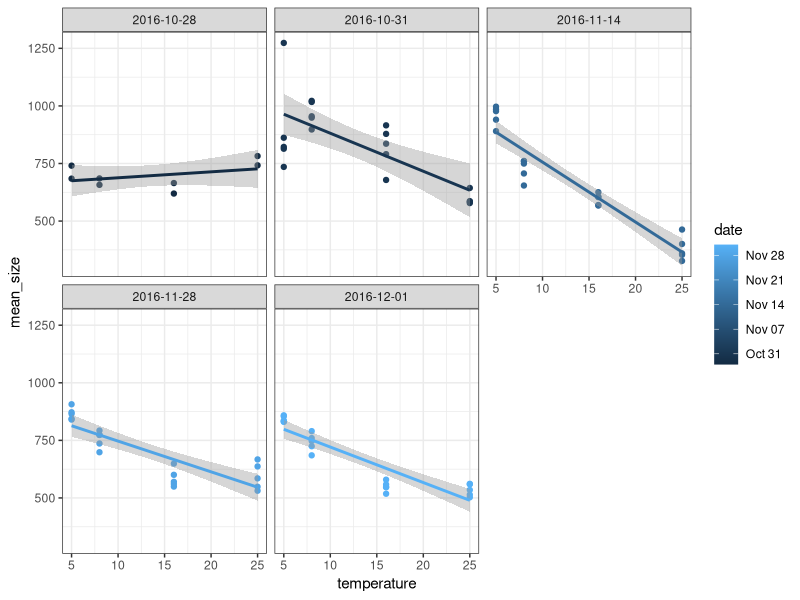

The R source for this figure: (Note: this script raises an error after producing the figure.)


library(tidyverse)
library(broom)
library(lubridate)

size_data <- read_csv("data-processed/k-temp-size.csv")
size_data_nov28 <- read_csv("data-processed/k-temp-all-cell-sizes-nov28.csv")
size_data_nov14 <- read_csv("data-processed/k-temp-all-cell-sizes-nov14.csv")
size_data_dec1 <- read_csv("data-processed/k-temp-all-cell-sizes-dec1.csv")
size_data_oct31 <- read_csv("data-processed/k-temp-all-cell-sizes-oct31.csv")
size_data_oct28 <- read_csv("data-processed/k-temp-all-cell-sizes-oct28.csv")

all_sizes <- bind_rows(size_data_oct28, size_data_dec1, size_data_nov14, size_data_nov28, size_data_oct31)


size_data %>% 
	lm(cell_volume ~ temperature, data = .) %>% summary()

library(viridis)
all_sizes %>% 
	mutate(date = ymd(date)) %>% 
	filter(temperature < 32) %>% 
	group_by(temperature, rep, date) %>% 
	summarise(mean_size = mean(volume_abd)) %>% 
	ungroup() %>% 
	ggplot(aes(x = temperature, y = mean_size, group = date, color = date)) + geom_point() +
	geom_smooth(method = "lm") + theme_bw() + 
	facet_wrap( ~ date)
	

all_sizes %>% 
	group_by(temperature, rep, date) %>% 
	summarise(mean_size = mean(volume_abd)) %>% 
	group_by(date) %>% 
	do(tidy(lm(mean_size ~ temperature, data = .), conf.int = TRUE)) %>% View
	tidy(., conf.int = TRUE) %>% View


size_data_all_2 %>% 
	lm(volume_abd ~ temperature, data = .) %>% summary()

size_data_all_2 %>% 
	ggplot(aes(x = temperature, y = volume_abd)) + geom_point() +
	geom_smooth(method = "lm")

size_data_all_2 %>% 
	group_by(temperature, rep) %>% 
	summarise(mean_size = mean(volume_abd)) %>%
	ungroup() %>% 
	ggplot(aes(x = temperature, y = mean_size)) + geom_point() +
	geom_smooth(method = "lm")
	lm(mean_size ~ temperature, data = .) %>% summary()
	
	size_data_all %>% 
		filter(temperature == 5) %>% 
		ungroup() %>% 
		summarise(mean_size = mean(volume_abd)) 
	
	(-16.241 / 863)*100
	
	TT_fit %>% 
		filter(temperature == 5) %>% View
